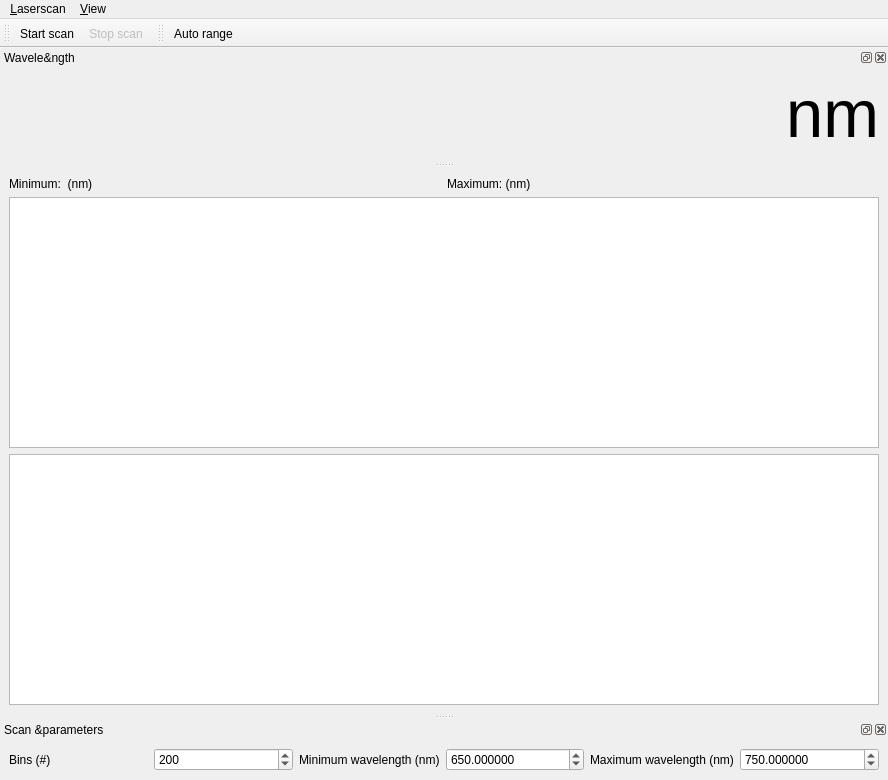
<?xml version="1.0" encoding="UTF-8"?>
<ui version="4.0">
 <class>ScanWindow</class>
 <widget class="QMainWindow" name="ScanWindow">
  <property name="geometry">
   <rect>
    <x>0</x>
    <y>0</y>
    <width>888</width>
    <height>780</height>
   </rect>
  </property>
  <property name="windowTitle">
   <string>qudi: Laser scanning</string>
  </property>
  <widget class="QWidget" name="centralwidget">
   <layout class="QGridLayout" name="gridLayout">
    <item row="0" column="0">
     <widget class="QLabel" name="autoMinLabel">
      <property name="text">
       <string>Minimum:  (nm)</string>
      </property>
      <property name="textInteractionFlags">
       <set>Qt::LinksAccessibleByMouse|Qt::TextSelectableByKeyboard|Qt::TextSelectableByMouse</set>
      </property>
     </widget>
    </item>
    <item row="0" column="1">
     <widget class="QLabel" name="autoMaxLabel">
      <property name="text">
       <string>Maximum: (nm)</string>
      </property>
      <property name="textInteractionFlags">
       <set>Qt::LinksAccessibleByMouse|Qt::TextSelectableByKeyboard|Qt::TextSelectableByMouse</set>
      </property>
     </widget>
    </item>
    <item row="1" column="0" colspan="2">
     <widget class="PlotWidget" name="plotWidget"/>
    </item>
    <item row="2" column="0" colspan="2">
     <widget class="PlotWidget" name="scatterPlotWidget"/>
    </item>
   </layout>
  </widget>
  <widget class="QMenuBar" name="menubar">
   <property name="geometry">
    <rect>
     <x>0</x>
     <y>0</y>
     <width>888</width>
     <height>19</height>
    </rect>
   </property>
   <widget class="QMenu" name="menuLaserscan">
    <property name="title">
     <string>&amp;Laserscan</string>
    </property>
    <addaction name="actionSave_histogram"/>
    <addaction name="actionClose"/>
   </widget>
   <widget class="QMenu" name="menuView">
    <property name="title">
     <string>&amp;View</string>
    </property>
    <addaction name="actionWavelength"/>
    <addaction name="actionScan_parameters"/>
    <addaction name="actionReset_to_default_view"/>
   </widget>
   <addaction name="menuLaserscan"/>
   <addaction name="menuView"/>
  </widget>
  <widget class="QToolBar" name="scanToolBar">
   <property name="enabled">
    <bool>true</bool>
   </property>
   <property name="windowTitle">
    <string>toolBar</string>
   </property>
   <attribute name="toolBarArea">
    <enum>TopToolBarArea</enum>
   </attribute>
   <attribute name="toolBarBreak">
    <bool>false</bool>
   </attribute>
   <addaction name="actionStart_scan"/>
   <addaction name="actionStop_resume_scan"/>
  </widget>
  <widget class="QDockWidget" name="scanParametersDockWidget">
   <property name="windowTitle">
    <string>Scan &amp;parameters</string>
   </property>
   <attribute name="dockWidgetArea">
    <number>8</number>
   </attribute>
   <widget class="QWidget" name="dockWidgetContents">
    <layout class="QHBoxLayout" name="horizontalLayout">
     <item>
      <widget class="QLabel" name="binLabel">
       <property name="toolTip">
        <string>Number of bins to split the wavelength range up into.
High bin number gives noisy but detailed data.</string>
       </property>
       <property name="text">
        <string>Bins (#)</string>
       </property>
      </widget>
     </item>
     <item>
      <widget class="QSpinBox" name="binSpinBox">
       <property name="toolTip">
        <string>Number of bins to split the wavelength range up into.
High bin number gives noisy but detailed data.</string>
       </property>
       <property name="minimum">
        <number>1</number>
       </property>
       <property name="maximum">
        <number>10000</number>
       </property>
       <property name="value">
        <number>200</number>
       </property>
      </widget>
     </item>
     <item>
      <widget class="QLabel" name="minLabel">
       <property name="text">
        <string>Minimum wavelength (nm)</string>
       </property>
      </widget>
     </item>
     <item>
      <widget class="QDoubleSpinBox" name="minDoubleSpinBox">
       <property name="decimals">
        <number>6</number>
       </property>
       <property name="minimum">
        <double>1.000000000000000</double>
       </property>
       <property name="maximum">
        <double>10000.000000000000000</double>
       </property>
       <property name="value">
        <double>650.000000000000000</double>
       </property>
      </widget>
     </item>
     <item>
      <widget class="QLabel" name="maxLabel">
       <property name="text">
        <string>Maximum wavelength (nm)</string>
       </property>
      </widget>
     </item>
     <item>
      <widget class="QDoubleSpinBox" name="maxDoubleSpinBox">
       <property name="decimals">
        <number>6</number>
       </property>
       <property name="minimum">
        <double>1.000000000000000</double>
       </property>
       <property name="maximum">
        <double>10000.000000000000000</double>
       </property>
       <property name="value">
        <double>750.000000000000000</double>
       </property>
      </widget>
     </item>
    </layout>
   </widget>
  </widget>
  <widget class="QDockWidget" name="wavelengthDockWidget">
   <property name="windowTitle">
    <string>Wavele&amp;ngth</string>
   </property>
   <attribute name="dockWidgetArea">
    <number>4</number>
   </attribute>
   <widget class="QWidget" name="dockWidgetContents_2">
    <layout class="QGridLayout" name="gridLayout_2">
     <item row="0" column="0">
      <widget class="QLabel" name="wavelengthLabel">
       <property name="font">
        <font>
         <pointsize>50</pointsize>
        </font>
       </property>
       <property name="text">
        <string>nm</string>
       </property>
       <property name="alignment">
        <set>Qt::AlignRight|Qt::AlignTrailing|Qt::AlignVCenter</set>
       </property>
       <property name="textInteractionFlags">
        <set>Qt::LinksAccessibleByMouse|Qt::TextSelectableByKeyboard|Qt::TextSelectableByMouse</set>
       </property>
      </widget>
     </item>
    </layout>
   </widget>
  </widget>
  <widget class="QToolBar" name="plotToolBar">
   <property name="windowTitle">
    <string>toolBar</string>
   </property>
   <attribute name="toolBarArea">
    <enum>TopToolBarArea</enum>
   </attribute>
   <attribute name="toolBarBreak">
    <bool>false</bool>
   </attribute>
   <addaction name="actionAuto_range"/>
  </widget>
  <action name="actionClose">
   <property name="icon">
    <iconset theme="application-exit">
     <normaloff/>
    </iconset>
   </property>
   <property name="text">
    <string>&amp;Close</string>
   </property>
  </action>
  <action name="actionStart_scan">
   <property name="text">
    <string>Start scan</string>
   </property>
  </action>
  <action name="actionStop_resume_scan">
   <property name="enabled">
    <bool>false</bool>
   </property>
   <property name="text">
    <string>Stop scan</string>
   </property>
  </action>
  <action name="actionSave_histogram">
   <property name="icon">
    <iconset theme="document-save">
     <normaloff/>
    </iconset>
   </property>
   <property name="text">
    <string>&amp;Save histogram</string>
   </property>
  </action>
  <action name="actionAuto_range">
   <property name="text">
    <string>Auto range</string>
   </property>
  </action>
  <action name="actionWavelength">
   <property name="checkable">
    <bool>true</bool>
   </property>
   <property name="checked">
    <bool>true</bool>
   </property>
   <property name="text">
    <string>&amp;Wavelength</string>
   </property>
  </action>
  <action name="actionScan_parameters">
   <property name="checkable">
    <bool>true</bool>
   </property>
   <property name="checked">
    <bool>true</bool>
   </property>
   <property name="text">
    <string>&amp;Scan parameters</string>
   </property>
  </action>
  <action name="actionReset_to_default_view">
   <property name="text">
    <string>&amp;Reset to default view</string>
   </property>
  </action>
 </widget>
 <customwidgets>
  <customwidget>
   <class>PlotWidget</class>
   <extends>QGraphicsView</extends>
   <header>pyqtgraph</header>
  </customwidget>
 </customwidgets>
 <resources/>
 <connections>
  <connection>
   <sender>actionClose</sender>
   <signal>triggered()</signal>
   <receiver>ScanWindow</receiver>
   <slot>close()</slot>
   <hints>
    <hint type="sourcelabel">
     <x>-1</x>
     <y>-1</y>
    </hint>
    <hint type="destinationlabel">
     <x>401</x>
     <y>299</y>
    </hint>
   </hints>
  </connection>
  <connection>
   <sender>actionWavelength</sender>
   <signal>toggled(bool)</signal>
   <receiver>wavelengthDockWidget</receiver>
   <slot>setVisible(bool)</slot>
   <hints>
    <hint type="sourcelabel">
     <x>-1</x>
     <y>-1</y>
    </hint>
    <hint type="destinationlabel">
     <x>401</x>
     <y>128</y>
    </hint>
   </hints>
  </connection>
  <connection>
   <sender>actionScan_parameters</sender>
   <signal>toggled(bool)</signal>
   <receiver>scanParametersDockWidget</receiver>
   <slot>setVisible(bool)</slot>
   <hints>
    <hint type="sourcelabel">
     <x>-1</x>
     <y>-1</y>
    </hint>
    <hint type="destinationlabel">
     <x>401</x>
     <y>561</y>
    </hint>
   </hints>
  </connection>
 </connections>
</ui>
